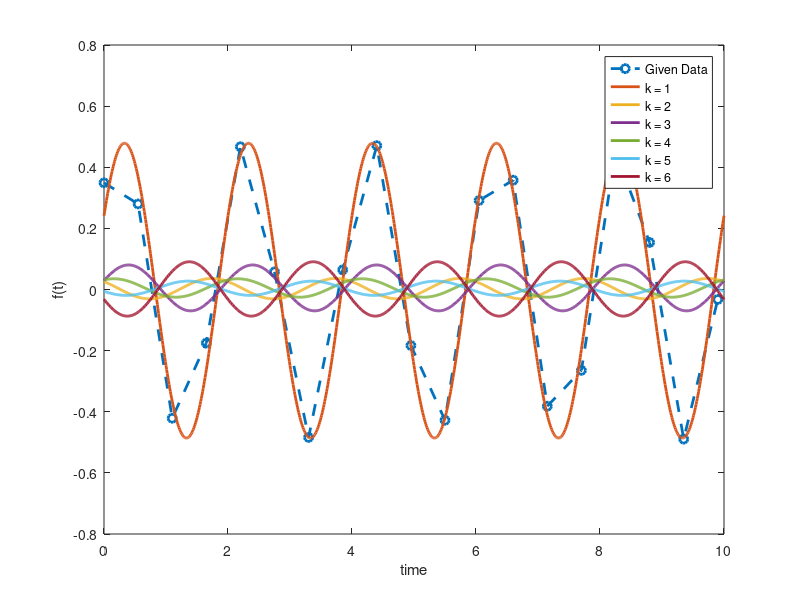
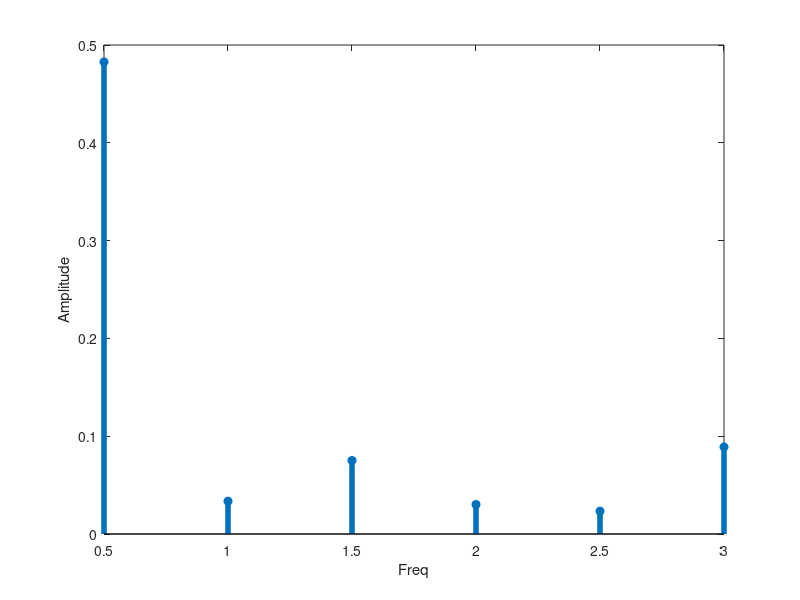

Here is the MATLAB script that generated these plots, in order:
clear; clc;
%% Data
time=[      0    0.5500    1.1000    1.6500    2.2000    2.7500    3.3000    3.8500    4.4000    4.9500    5.5000    6.0500    6.6000    7.1500    7.7000    8.2500    8.8000    9.3500    9.9000];
f=[ 0.3491    0.2800   -0.4212   -0.1751    0.4671    0.0578   -0.4840    0.0642    0.4706   -0.1832   -0.4278    0.2913    0.3577   -0.3819   -0.2646    0.4493    0.1539   -0.4895   -0.0325];
% visualize data
figure(1); clf(1)
plot(time,f,'--o','Linewidth', 2)

for k=1:6
%% Fit data

% Fit f(t)=Ao+A1*cos(k*wo*t)+A2*sin(k*wo*t)
wo=pi; % <= Need to know frequency
N=length(time);
for i=1:N
    Z(i,1)=1;   
    Z(i,2)=cos(k*wo*time(i));
    Z(i,3)=sin(k*wo*time(i));
    Y(i,1)=f(i);
end
% Solve for constants
A=(Z'*Z)\(Z'*Y);

% Calculate Freq and Amplitude
freq(k) = k*wo/(2*pi);
Amp(k)=sqrt(A(2)^2+A(3)^2);


% Plot fit
hold on
t=0:0.01:10;
plot(t,A(1)+A(2)*cos(wo*t)+A(3)*sin(wo*t),'Linewidth', 2)
xlabel('time')
ylabel('f(t)')
legendInfo{k+1} = ['k = ' num2str(k)]; 

% Display amplitude
fprintf('k = %f,Freq = %5.5f, Amplitude = %5.5f \n',k,freq(k), Amp(k) );
end
legendInfo{1}='Given Data';
legend(legendInfo)

%% Plot Frequency and Amplitude
figure(2);clf(2)
stem(freq,Amp,'Linewidth', 4,'MarkerFaceColor', 'auto')
ylabel('Amplitude')
xlabel('Freq')